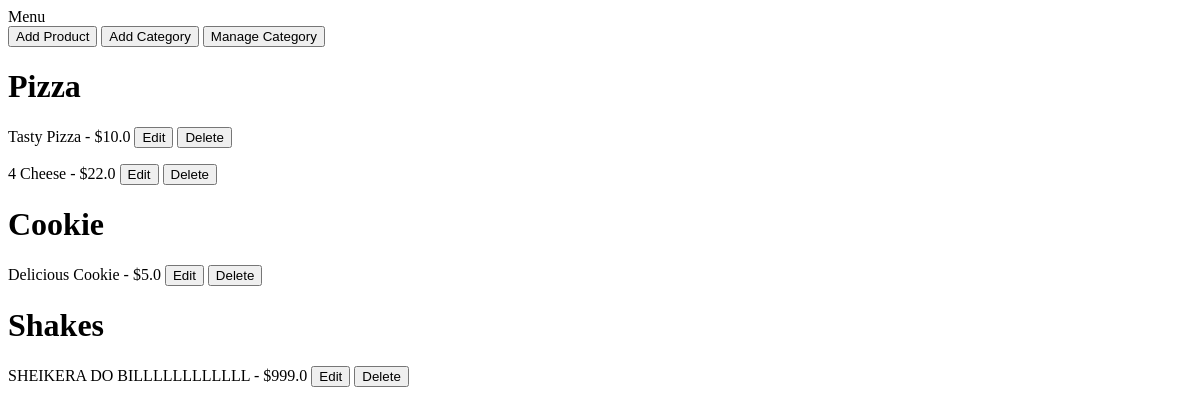
Before: /menu with the older database file.
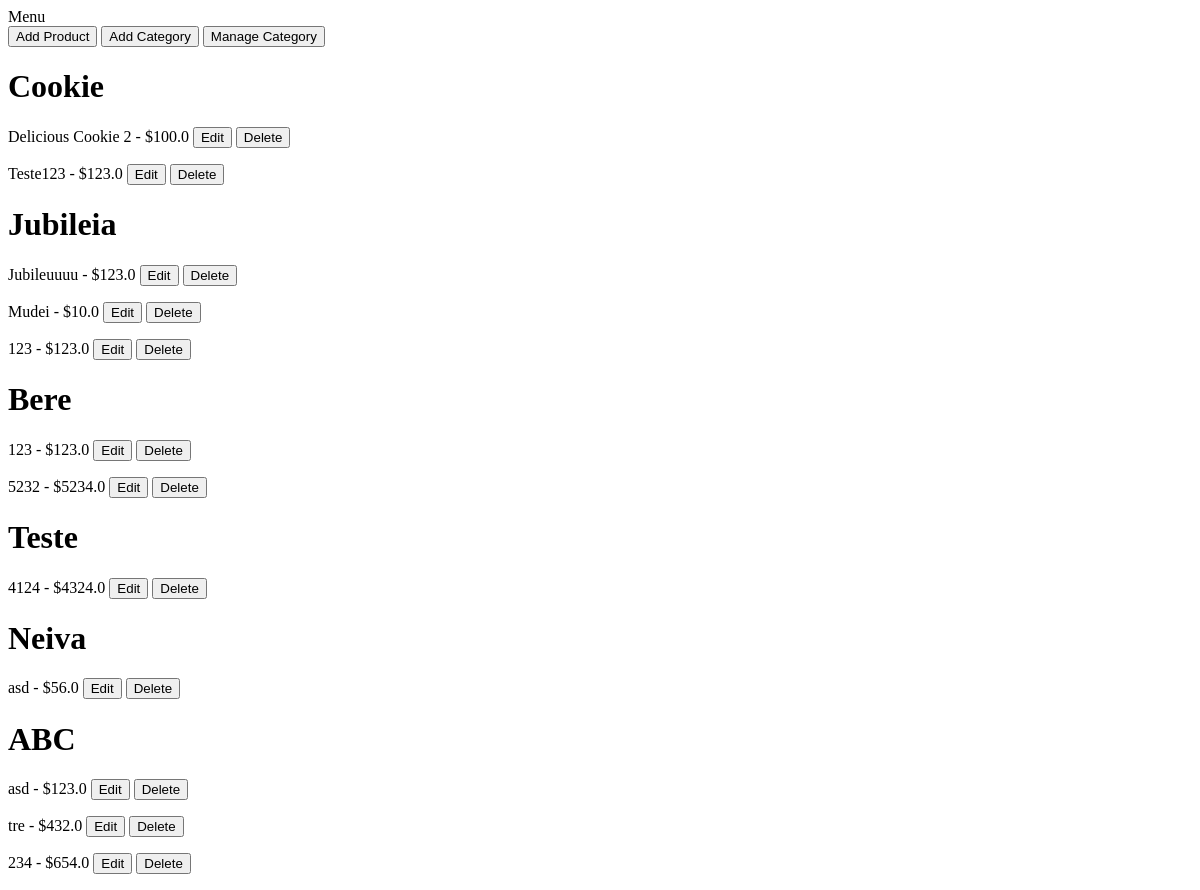
After: the same page with the newer database file.
### Bot/models.py (models this page shows)
class Categories(models.Model):
    name = models.CharField(max_length=80)
    class Meta: verbose_name_plural = 'Categories'

class Products(models.Model):
    name = models.CharField(max_length=80)
    price = models.FloatField()
    image = models.ImageField(blank=True)
    description = models.TextField(blank=True)
    category = models.ForeignKey(
        Categories,
        on_delete=models.CASCADE
    )
    class Meta: verbose_name_plural = 'Prodcuts'

### Bot/views.py (the view)
# urls.py: path('menu', menu, name='menu'),
def menu(request):
    categories = {category : Products.objects.filter(category = category) for category in Categories.objects.all()}
    return render(request, 'menu.html', {'categories' : categories})

### Bot/templates/menu.html (shortened to what this page needs)
{% block content %}
<a href="{% url 'menu_add' %}"><button>Add Product</button></a>
<a href="{% url 'category_add' %}"><button>Add Category</button></a>
<a href="{% url 'category_manage' %}"><button>Manage Category</button></a>
{% for category, products in categories.items %}
{% if products.count > 0 %}
    <h1>{{ category.name }}</h1>
    {% for product in products %}
        <p>{{ product.name }} - ${{ product.price }} <a href="{% url 'edit_product' product.id %}"><button type="button">Edit</button></a>
        <a href="{% url 'delete_product' product.id %}"><button type="button">Delete</button></p></a>
    {% endfor %}
{% endif %}
{% endfor %}
{% endblock %}

Changed rows visible on the page:
removed Categories: name "Pizza"
removed Products: name "Tasty Pizza", price "10.0", shown under "Pizza"
removed Products: name "4 Cheese", price "22.0", shown under "Pizza"
removed Products: name "Delicious Cookie", price "5.0", shown under Categories "Cookie"
removed Categories: name "Shakes"
removed Products: name "SHEIKERA DO BILLLLLLLLLLLL", price "999.0", shown under "Shakes"
added Products: name "Delicious Cookie 2", price "100.0", shown under Categories "Cookie"
added Products: name "Teste123", price "123.0", shown under Categories "Cookie"
added Categories: name "Jubileia"
added Products: name "Jubileuuuu", price "123.0", shown under "Jubileia"
added Products: name "Mudei", price "10.0", shown under "Jubileia"
added Products: name "123", price "123.0", shown under "Jubileia"
added Categories: name "Bere"
added Products: name "123", price "123.0", shown under "Bere"
added Products: name "5232", price "5234.0", shown under "Bere"
added Categories: name "Teste"
added Products: name "4124", price "4324.0", shown under "Teste"
added Categories: name "Neiva"
added Products: name "asd", price "56.0", shown under "Neiva"
added Categories: name "ABC"
added Products: name "asd", price "123.0", shown under "ABC"
added Products: name "tre", price "432.0", shown under "ABC"
added Products: name "234", price "654.0", shown under "ABC"
